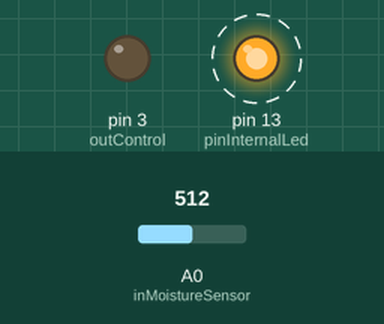
Recording of a sketch running on a simulated Arduino Uno, built with avr-gcc and run on an emulated ATmega328P. Shown: output pins drawn as LEDs (lit = HIGH). Dashed ring = blinking. The inputs (shaded band) are chosen by the test bench; at power-on: A0 (inMoistureSensor) = 512. Pins used as bus, display or sensor lines are not drawn.

Above: at 0.05 s.
At 1.25 s:
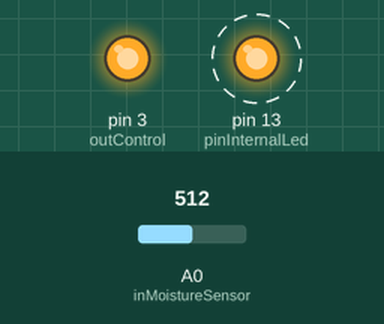
1.3 s: A0 (inMoistureSensor) set to 787
4.3 s: A0 (inMoistureSensor) set to 807
At 5.5 s:
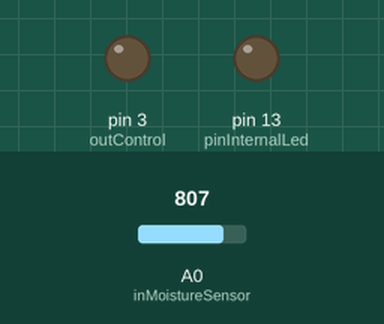
Timing chart, 0 to 7.3 s (numbered marks = the images above; inputs shaded):
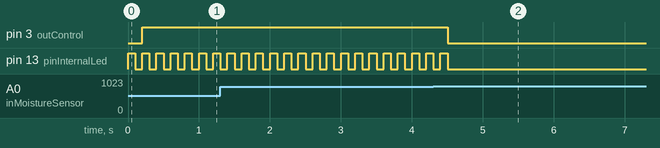

The sketch:

IoTAutomaticPlantWatering.ino
```cpp
#include <LowPower.h>       //Library to sleep the micro

/*
 * Input/Output
 */

int inMoistureSensor = 0;    //Analog: Read Sensor
int pinOnMoistureSensor = 2; //Digital: on/off sensor
int outControl = 3;          //PWM Digital: Motor output
int pinInternalLed = 13;     //Digital: Led output (internal) used as indicator

/*
 * Var
 */

int motorSpeed = 255;

/*
 * Functions
 */

int getMoistureValue()
{
  // sensor temperature
  int sensorMoisture = analogRead(inMoistureSensor);
  //Serial.print(sensorMoisture); Serial.println(" raw value.");
  return sensorMoisture;
}

/*
 * setup()
 */
void setup()
{
  Serial.begin(9600);                   //Start the serial connection with the computer

  pinMode(pinOnMoistureSensor, OUTPUT); //pin to power on the sensor
  pinMode(outControl, OUTPUT);          //pin to control de pump motor

  pinMode(pinInternalLed, OUTPUT);      //led to show if the pump motor is working
}


/*
 * loop()
 */
void loop()                     // run over and over again
{
  //Show the micro wakes up
  digitalWrite(pinInternalLed, HIGH);

  //Power on the moisture Sensor
  digitalWrite(pinOnMoistureSensor, HIGH);
  delay(100);

  //Read Sensor
  int sensorMoisture = getMoistureValue();

  //Action
  int firstAction = 0;
  while(sensorMoisture < 800)   //emperic value to determinate if the plant needs water
  {
    //Notify the pump motor is running with blink
    digitalWrite(pinInternalLed, LOW);
    delay(100);

    //Run pump motor
    if(firstAction == 0)
    {
      analogWrite(outControl, motorSpeed);
      firstAction = 1;
    }

    //Update sensor value
    sensorMoisture = getMoistureValue();

    //Blink
    digitalWrite(pinInternalLed, HIGH);
    delay(100);
  }

  //Power off pump motor
  analogWrite(outControl, 0);

  //Show the micro is going to wait
  digitalWrite(pinInternalLed, LOW);

  //Power off the moisture Sensor
  digitalWrite(pinOnMoistureSensor, LOW);
  delay(100);

  //Main Sleep
  //delay(2000);

  //Sleep 24 hours (3600 seconds)
  int endForSleep = 3600/8;  //8 -> 8 sec is the max to put in the LowPower library to sleep
  for(int i=0; i<endForSleep; i++)
    LowPower.powerDown(SLEEP_8S, ADC_OFF, BOD_OFF);
}
```

Measured:
- the behaviour switches between 799 and 800 on A0 (inMoistureSensor) (found by bisection; images 1 and 2)
- after the input at 4.3 s, pin 3 (outControl): HIGH → LOW after 0.20 s; pin 13 (pinInternalLed): goes on until 4.5 s, then stays LOW
- by itself, pin 13 (pinInternalLed): alternates HIGH for 0.10 s and LOW for 0.10 s
